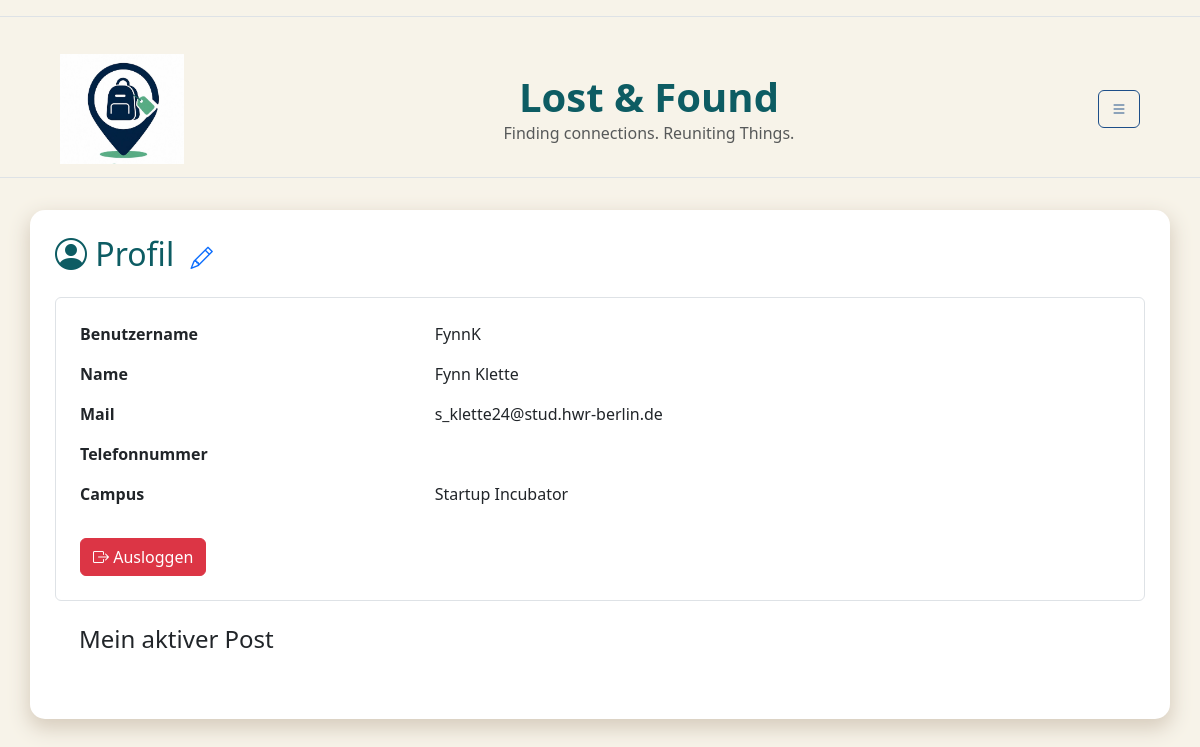
Page /profile/ (signed in) on the earlier database version.
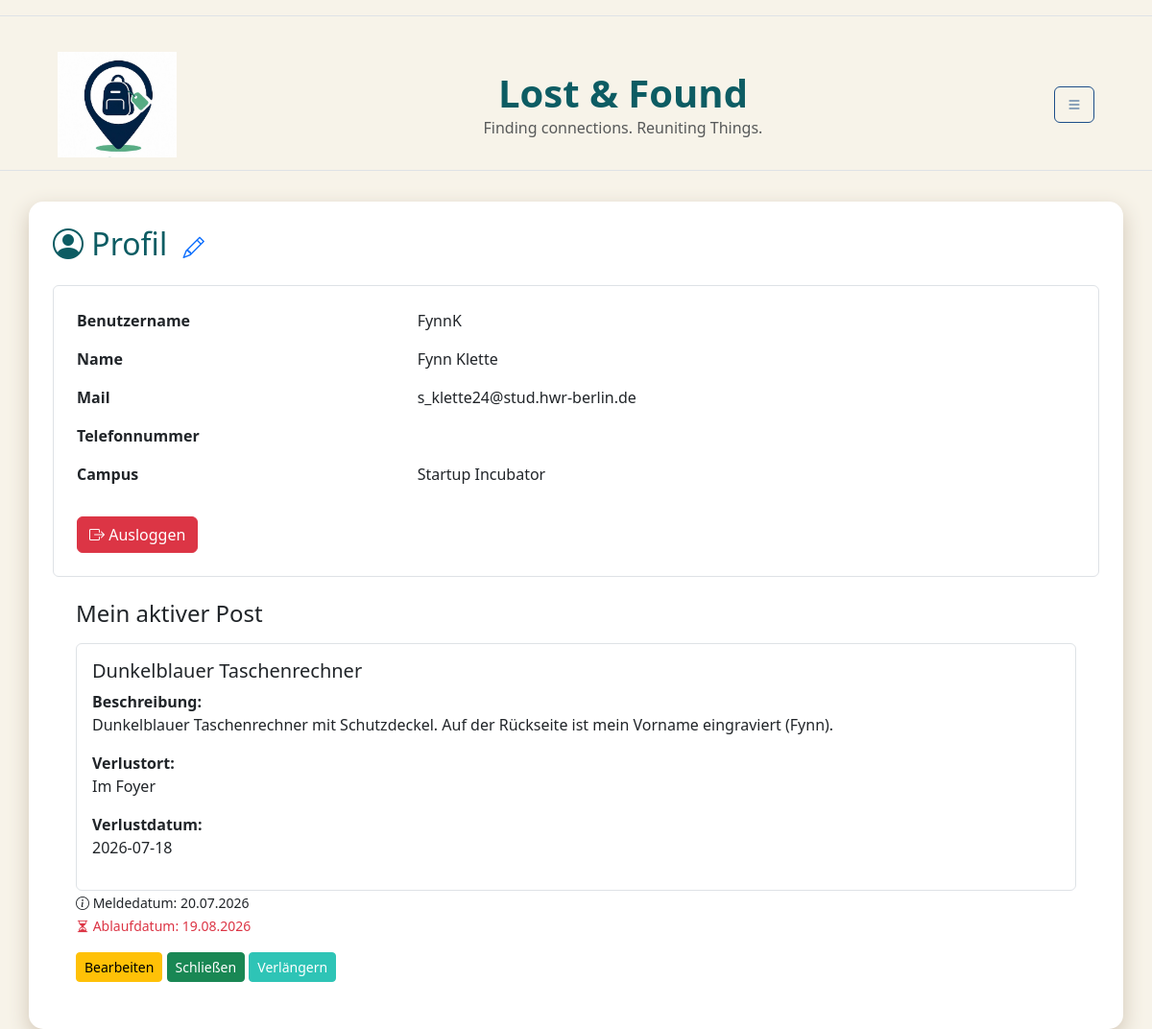
Same page on the later database version.
### db.py (models this page shows)
class StandardUser(db.Model):
    __tablename__ = "standardUser"
    user_id = db.Column( db.Integer, primary_key=True )
    fundbuero_id = db.Column( db.Integer, db.ForeignKey("fundbuero.fundbuero_id"), nullable=True)
    campus_id = db.Column( db.String, db.ForeignKey("campus.campus_id") )
    name = db.Column( db.String)
    benutzername = db.Column( db.String, unique=True)
    passwort = db.Column(db.String,nullable=False)
    hwr_mail = db.Column(db.String, unique=True,nullable=False )
    is_admin = db.Column(db.Boolean, default=False)
    campus = db.relationship("Campus",back_populates="users")
    posts = db.relationship( "Post",back_populates="user")

class Post(db.Model):
    __tablename__ = "post"
    post_id = db.Column(db.Integer,primary_key=True)
    user_id = db.Column(db.Integer,db.ForeignKey("standardUser.user_id"))
    fundbuero_id = db.Column(db.Integer,db.ForeignKey("fundbuero.fundbuero_id"))
    titel = db.Column(db.String,nullable=False)
    meldedatum = db.Column(db.Date)
    verlustdatum = db.Column(db.Date)
    ablaufdatum = db.Column(db.Date)
    schliessdatum = db.Column(db.Date)
    verlustort = db.Column(db.String)
    beschreibung = db.Column(db.Text)
    status = db.Column(db.String,default="laufend")
    views = db.Column(db.Integer,default=0 )
    user = db.relationship("StandardUser",back_populates="posts")
    fundbuero = db.relationship("Fundbuero",back_populates="posts")

### app.py (the view)
@app.route('/profile/')
def profile():
    if "user_id" not in session:
        flash("Bitte zuerst einloggen!", "warning")
        return redirect(url_for("login"))
    user = db.session.get(StandardUser, session["user_id"] )
    if user is None:
        session.clear()
        flash("Dein Account existiert nicht mehr.", "warning")
        return redirect(url_for("login"))
    posts = db.session.execute( db.select(Post).where(Post.user_id == user.user_id, Post.status == "laufend")).scalars() # das holt alle posts des eingeloggten users aus der datenbank, die noch nicht abgelaufen sind und deren status "laufend" ist. die posts werden dann in der profile.html datei angezeigt.
    return render_template("profile.html", user=user, posts= posts)

### templates/profile.html (shortened to what this page needs)
{% extends "base.html" %}
{% block CONTENT %}
<h2 class="mb-4">
    <i class="bi bi-person-circle"></i>
    Profil
     <a href="{{ url_for('edit_profile') }}">
            <i class="bi bi-pencil ms-2"  style="font-size: 1.4rem;"></i>
            </a>
</h2>
<div class="border rounded p-4">
    <div class="row mb-3">
        <div class="col-4">
            <strong>Benutzername</strong>
        </div>
        <div class="col">
            {{ user.benutzername }}
        </div>
    </div>
    <div class="row mb-3">
        <div class="col-4">
            <strong>Name</strong>
        </div>
        <div class="col">
            {{ user.name }}
        </div>
    </div>
    <div class="row mb-3">
        <div class="col-4">
            <strong>Mail</strong>
        </div>
        <div class="col">
            {{ user.hwr_mail }}
        </div>
    </div>
    <div class="row mb-3">
        <div class="col-4">
            <strong>Telefonnummer</strong>
        </div>
        <div class="col">
        </div>
    </div>
    <div class="row mb-3" >
        <div class="col-4">
            <strong>Campus</strong>
        </div>
        <div class="col">
        {% if user.campus_id %}
            {{ user.campus_id }}
        {% else %}
            <span class="text-muted">Kein Campus ausgewählt</span>
        {% endif %}
    </div>
        </div>
        <a href="{{ url_for('logout') }}"
            class="btn btn-danger mt-3">
            <i class="bi bi-box-arrow-right"></i>
         Ausloggen
        </a>
    </div>
    <div class = "rounded p-4">
        <h4 class="mb-3">
        Mein aktiver Post
        </h4>
{% if posts %}
            {%for post in posts%}
             <div class ="border rounded p-3">
             <h5> {{post.titel}} </h5>
                <p>
                    <strong>Beschreibung:</strong><br>
                    {{ post.beschreibung }}
                </p>
                <p>
                    <strong>Verlustort:</strong><br>
                    {{ post.verlustort }}
                </p>
                <p>
                    <strong>Verlustdatum:</strong><br>
                    {{ post.verlustdatum}}
                </p>
             </div>
               <small>
            <i class="bi bi-info-circle"></i>
              Meldedatum: {{ post.meldedatum.strftime('%d.%m.%Y') }}
            </small>
            <br>
            <small class="text-danger">
            <i class="bi bi-hourglass-split"></i>
             Ablaufdatum: {{ post.ablaufdatum.strftime('%d.%m.%Y') }}
            </small>
                    <div class="mt-3">
                        <a href=" {{url_for('edit_post', post_id=post.post_id)}}"
                        class = "btn btn-warning btn-sm">
                        Bearbeiten
                        </a>
                        <a href="{{ url_for('close_post', post_id=post.post_id) }}"
                        class="btn btn-success btn-sm">
                        Schließen
                        </a>
                       <a href="{{ url_for('extend_post', post_id=post.post_id) }}"
                       class="btn btn-primary btn-sm">
                        Verlängern
                         </a>
                    </div>
                </div>
            {%endfor%}
        {% else %}
                    <p>Kein aktiver Post vorhanden.</p>
     {% endif %}
            </div>
            </div>
{% endblock %}

### templates/base.html (shortened to what this page needs)
<!doctype html>
<html lang="en">
<head>
    {{ bootstrap.load_css() }}
    <link rel="stylesheet"
      href="https://cdn.jsdelivr.net/npm/bootstrap-icons@1.11.3/font/bootstrap-icons.min.css">
    <link rel="stylesheet"
      href="{{ url_for('static', filename='css/style.css') }}">
   <link rel="stylesheet"
      href="{{ url_for('static', filename='css/color.css') }}">
</head>
<body>
<nav class="navbar border-bottom mb-4"></nav>
{% if request.endpoint not in ['login', 'register'] %}
<nav class="navbar border-bottom mb-3">
{% if request.endpoint != 'create_post' %}
    <div class="container-fluid d-flex align-items-center">
        <a class="navbar-brand d-flex align-items-center ms-5"
   href="{{ url_for('home') }}">
    <img
        src="{{ url_for('static', filename='images/LogoLostAndFound.jpeg') }}"
        alt="Logo"
        height="110">
     </a>
        <div class="text-center flex-grow-1">
            <h1 class="m-0 fw-bold" style ="font-size: 2.5 em ;">Lost & Found</h1>
            <p class="m-0 text-muted " style="font-size:1.4 em ">Finding connections. Reuniting Things.</p>
        </div>
        {% else %}
        <div class="flex-grow-1"></div>
        {%endif%}
        <button
            class="btn btn-outline-secondary ms-auto me-5"
            type="button"
            data-bs-toggle="collapse"
            data-bs-target="#navbarToggleExternalContent">
            <i class="bi bi-list"></i>
        </button>
    </div>
</nav>
{% endif %}
<div class="container mt-3">
{% from 'bootstrap5/utils.html' import render_messages %}
    {% block CONTENT %}
    {% endblock %}
</body>
</html>

### static/css/style.css (style rules this page uses)
body { background-color: var(--color-main) !important; }
h1, h2, h3 { color: var(--color-highlight) !important; }
.btn-primary { background-color: var(--color-accent1) !important; border-color: var(--color-accent1) !important; }
.btn-outline-secondary { color: var(--color-accent2) !important; border-color: var(--color-accent2) !important; }
.container { background: white; border-radius: 15px; box-shadow: 0px 8px 20px 2px var(--color-shadow); padding: 25px; }

### static/css/color.css (style rules this page uses)
:root { --color-main: rgb(247, 243, 233); --color-shadow: rgb(215, 205, 190); --color-highlight: rgb(13, 92, 99); --color-accent1: rgb(46, 196, 182); --color-accent2: rgb(29, 78, 137); }

Differences in the rows shown:
added Post: titel "Dunkelblauer Taschenrechner", beschreibung "Dunkelblauer Taschenrechner mit Schutzdeckel. Auf der Rückseite ist mein Vorname eingraviert (Fynn).", verlustort "Im Foyer", verlustdatum "2026-07-18", meldedatum "20.07.2026", ablaufdatum "19.08.2026"
